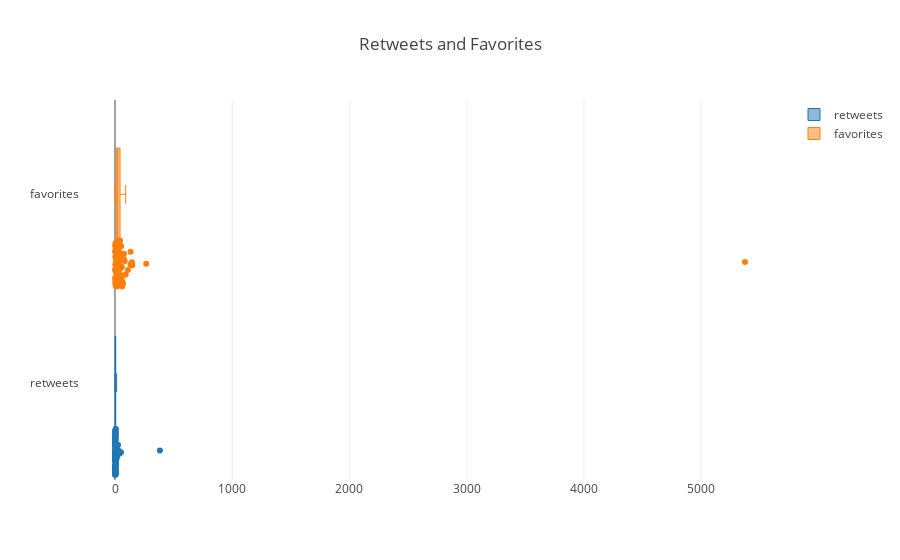

Notebook cell for this chart:
### Markdown cell above
#### Retweet and Favorite Distributions (Using Boxplots)

### Code cell
fig = TwtrConvo.plots.create_boxplot(tweet_df)
iplot(fig)

### Figure 1 — Plotly figure (JSON) as saved in the notebook; plotly's stock layout.template omitted (floating-point values rounded to 4 significant figures)
{"data": [{"boxpoints": "all", "jitter": 0.5, "line": {"width": 1}, "name": "retweets", "type": "box", "uid": "7859bdd5-6cf8-42cc-a0cb-deefdf685944", "whiskerwidth": 0.2, "x": [31, 8, 15, 7, 14, 6, 4, 16, 5, 4, 11, 7, 6, 3, 7, 5, 3, 2, 8, 31, 6, 7, 2, 4, 51, 4, 4, 6, 18, 10, 6, 7, 1, 1, 4, 6, 2, 4, 1, 3, 2, 1, 31, 26, 3, 2, 3, 2, 9, 2, 3, 1, 1, 7, 1, 3, 1, 2, 8, 2, 2, 3, 1, 1, 3, 3, 4, 2, 383, 1, 2, 1, 2, 6, 1, 1, 1, 9, 3, 37, 1, 1, 3, 2, 2, 2, 1, 1, 1, 1, 3, 0, 1, 3, 8, 1, 1, 1, 1, 2]}, {"boxpoints": "all", "jitter": 0.5, "line": {"width": 1}, "name": "favorites", "type": "box", "uid": "d3672d6b-15c3-44e7-b236-057e3a3a93d6", "whiskerwidth": 0.2, "x": [266, 138, 57, 91, 62, 76, 76, 43, 37, 28, 52, 54, 31, 37, 43, 63, 18, 26, 8, 133, 12, 6, 24, 8, 133, 10, 6, 58, 56, 83, 31, 38, 17, 13, 26, 37, 6, 23, 7, 16, 21, 13, 110, 145, 16, 3, 26, 57, 40, 14, 18, 32, 5, 11, 23, 31, 16, 21, 62, 17, 11, 7, 18, 10, 10, 21, 22, 6, 5374, 17, 6, 2, 30, 37, 4, 11, 7, 69, 19, 147, 54, 6, 1, 2, 5, 31, 10, 3, 1, 1, 20, 33, 16, 9, 62, 8, 4, 13, 13, 11]}], "layout": {"title": "Retweets and Favorites"}}
